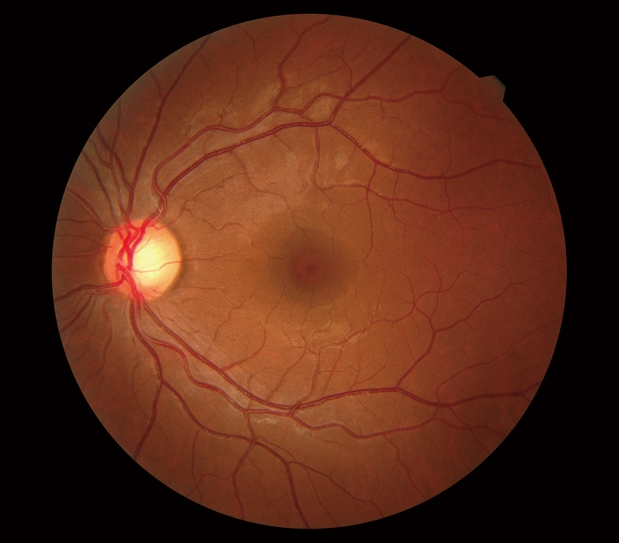
%> input picture Retinal Scan Work/retina_scan.jpg, 619 x 543 px
$ octave gaborFiltering.m   (GNU Octave 9; MATLAB toolbox functions it lacks are replaced by stand-ins)
%> lines starting %> are read from the running program, lines starting %| are printed output that depends on the picture
%Read the original RGB input image
          image=imread('retina_scan.jpg');
%> image is the input picture: size 543x619x3 uint8; mean R, G, B 83.5, 39.5, 23.1
      %convert it to gray scale
          image_gray=rgb2gray(image);
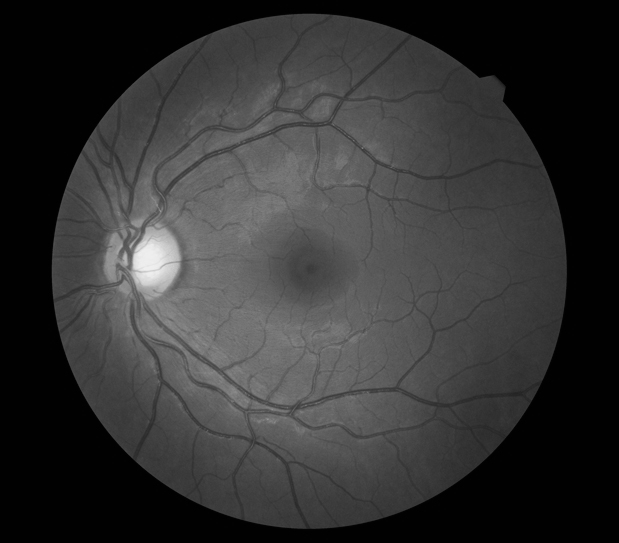
%> image_gray: size 543x619 uint8; min 0, max 239, mean 50.7
      %resize the image to 160x160 pixels
          image_resize=imresize(image_gray, [160 160]);
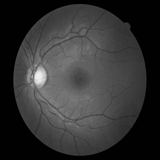
%> image_resize: size 160x160 uint8; min 0, max 238, mean 50.7
      %apply im2double
          image_resize=im2double(image_resize);
%> image_resize: size 160x160 double
      %show the image
          figure(1);
          imshow(image_resize);
          title('Input Image');
          %Gabor filter size 7x7 and orientation 90 degree
      %declare the variables
          gamma=0.3; %aspect ratio
          psi=0; %phase
          theta=90; %orientation
          bw=2.8; %bandwidth or effective width
          lambda=3.5; % wavelength
          pi=180;
          for x=1:160
              for y=1:160
          x_theta=image_resize(x,y)*cos(theta)+image_resize(x,y)*sin(theta);
          y_theta=-image_resize(x,y)*sin(theta)+image_resize(x,y)*cos(theta);
          gb(x,y)= exp(-(x_theta.^2/2*bw^2+ gamma^2*y_theta.^2/2*bw^2))*cos(2*pi/lambda*x_theta+psi);
              end
          end
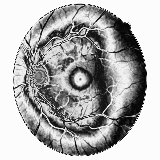
%> gb: size 160x160 double; min -0.99, max 1, mean 0.381; drawn with min black and max white
          figure(2);
          imshow(gb);
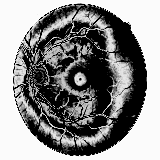
%> displayed picture: size 160x160, on the screen's scale of 0 to 255; min 0, max 255, mean 138.3
          title('filtered image');
